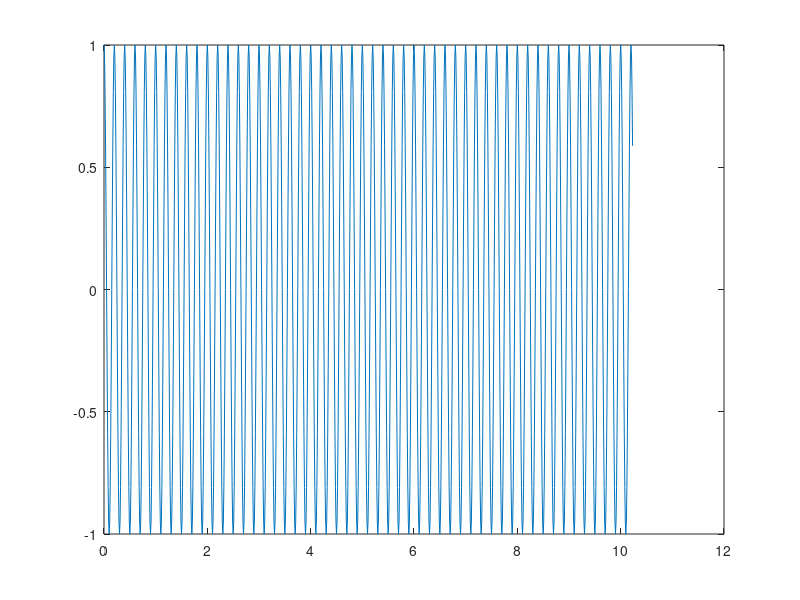
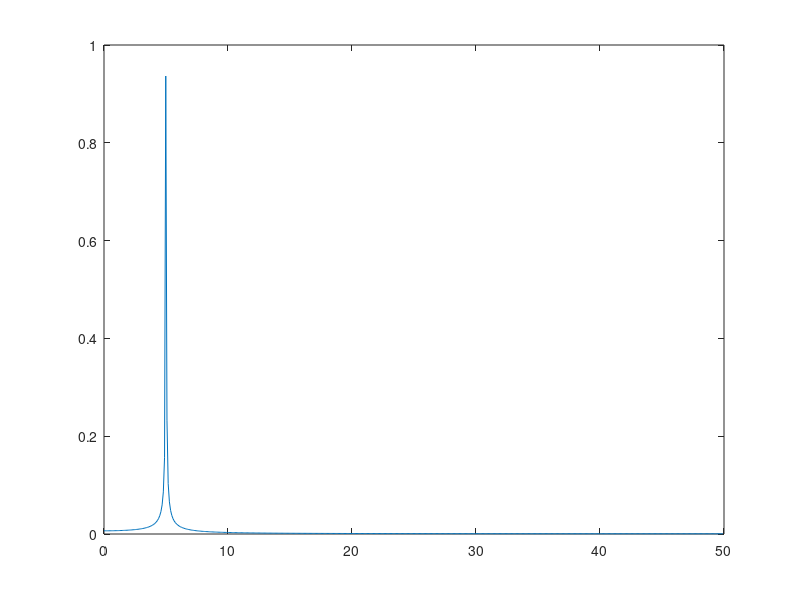
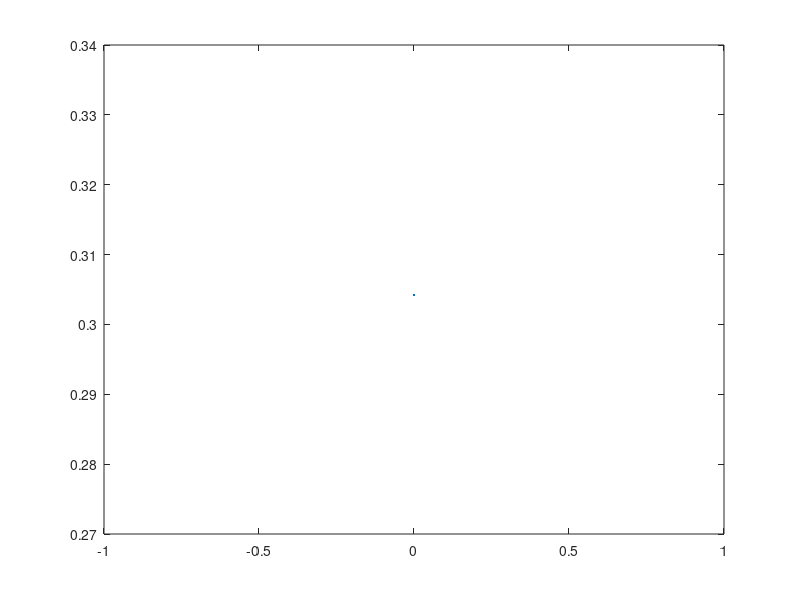

The MATLAB source for these figures, in order:
dt=0.01;%采样间隔
N=1024;%采样点数
t=0:dt:(N-1)*dt;%采样时刻
fs=1/dt;%采样频率，与才采样间隔互为倒数
n=0:1:N-1;
f=(fs/N).*n;%X轴每个点对应的频率
x=cos(2*pi*5*t);%信号
figure(1)
plot(t,x)
y=fft(x);%傅里叶变换得到一个复数
Ay=abs(y);%取模
Ayy=Ay*2/N;%转换成实际的幅值
figure(2)
plot(f(1:N/2),Ayy(1:N/2))

wp=[38,42]/500;
ws=[23,57]/500;
Rp=1;
As=13;
[N,wc] = buttord(wp, ws, Rp, As);
[B,A]=butter(N,wc);

x=filter(B,A,x);
y=fft(x);
Ay=abs(y);%取模
Ayy=Ay*2/N;%转换成实际的幅值
figure(3)
plot(f(1:N/2),Ayy(1:N/2))